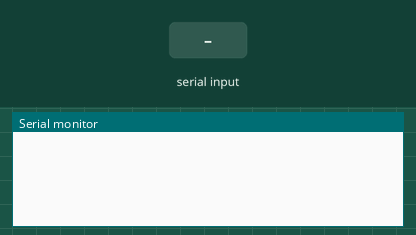
The sketch below on a simulated ESP8266 (NodeMCU). Parts: the last lines printed to the serial monitor. Inputs (shaded band) come from the test bench.

Above: at 1.2 s.
1.3 s: "1\n" received over the second serial link
At 1.8 s:
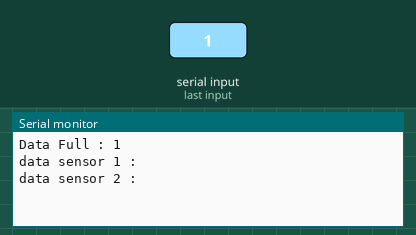
2.8 s: "0\n" received over the second serial link
At 4.0 s:
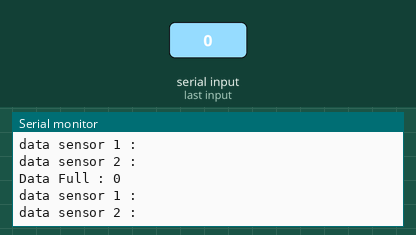
4.3 s: "2\n" received over the second serial link
At 5.3 s:
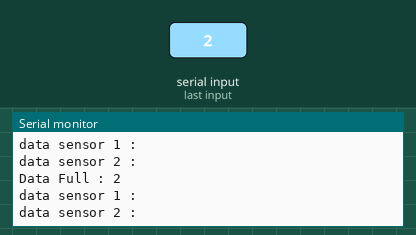

The sketch:

ser_node.ino
```cpp
#include <SoftwareSerial.h>
SoftwareSerial myserial(D1,D2);
void setup() {
  // Open serial communications and wait for port to open:
  Serial.begin(9600);
  myserial.begin(115200);

  while (!Serial) {
    ; // wait for serial port to connect. Needed for native USB port only
  }
}
String getValue(String data, char separator, int index) {
    int found = 0;
    int strIndex[] = {0, -1};
    int maxIndex = data.length() - 1;

    // Iterate over the characters in the string
    for (int i = 0; i <= maxIndex; i++) {
        // If the current character is the separator
        if (data.charAt(i) == separator) {
            found++;
            // If we have found the desired index
            if (found == index) {
                strIndex[1] = i; // Set the end index of the substring
                break; // Exit the loop
            }
            strIndex[0] = i + 1; // Set the start index of the next substring
        }
    }
    // If the index was found and it's not the last character
    if (found > 0 && strIndex[1] < maxIndex) {
        // Return the substring from the last separator to the end of the string
        return data.substring(strIndex[0], strIndex[1]);
    } else {
        // Return an empty string if the index was not found or it's the last character
        return "";
    }
}


void loop() { // run over and over
  if (myserial.available()) {
    String data = myserial.readStringUntil('\n');
    String node1 = getValue(data,'|',0);//sensor 1
    String node2 = getValue(data,'|',1);//sensor 2
    Serial.print("Data Full : ");
    Serial.println(data);
    Serial.print("data sensor 1 : ");
    Serial.println(node1);
    Serial.print("data sensor 2 : ");
    Serial.println(node2);
  }
}
```

Measured:
- after the input at 1.3 s, the serial monitor: prints a new line at once (image 1)
- after the input at 2.8 s, the serial monitor: prints a new line at once (image 2)
- after the input at 4.3 s, the serial monitor: prints a new line at once (image 3)
